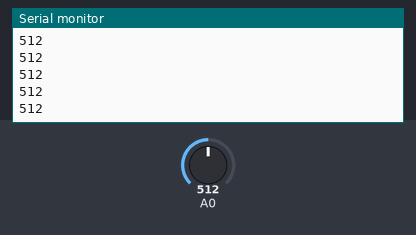
This sketch was run on a simulated Arduino Uno, built with avr-gcc and run on an emulated ATmega328P. On the bench: the last lines printed to the serial monitor. Inputs (shaded band) come from the test bench; at power-on: A0 = 512.

Above: at 2.2 s.
2.3 s: A0 set to 716
At 2.31 s:
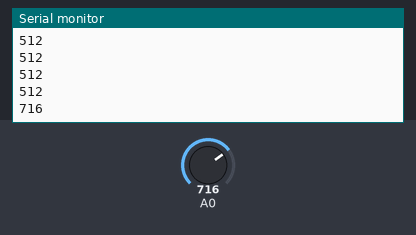
3.8 s: A0 set to 900
At 3.81 s:
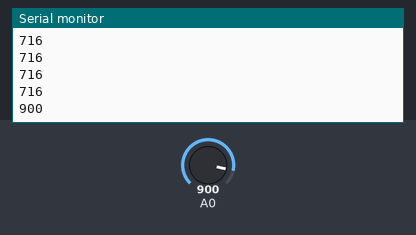
Timing chart, 0 to 6.8 s (numbered marks = the images above; inputs shaded):
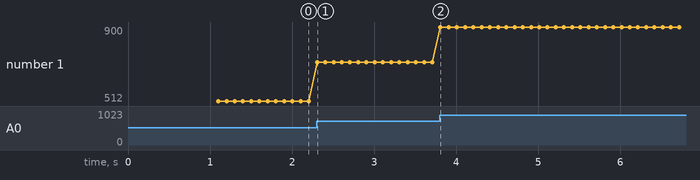

The sketch:

straingaugedemo.ino
```cpp
void setup() {
  // put your setup code here, to run once:
  delay(1000);
  Serial.begin(1115200);
}

void loop() {
  delay(100);
  Serial.println(analogRead(0));
}
```

Measured:
- after the input at 2.3 s, the serial monitor: prints a new line at once (image 1)
- after the input at 3.8 s, the serial monitor: prints a new line at once (image 2)
- plotted number 1: 512 → 716 after the input at 2.3 s, 716 → 900 after the input at 3.8 s
